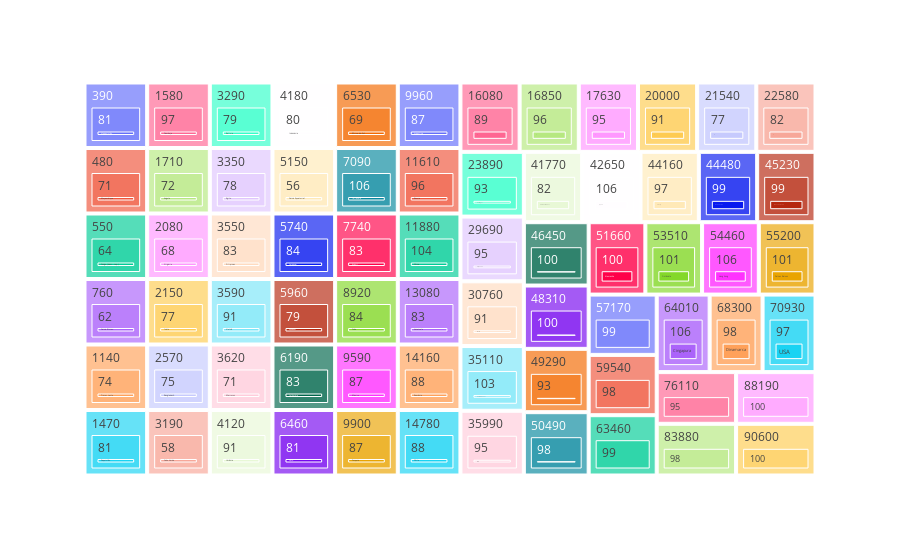

This figure's notebook cell:
### Code cell
# Criando um mapa interativo entre renda, qi e País
grafico = px.treemap(base_qi, path=['RENDA_ANUAL(USD)', 'QI', 'PAIS'])
grafico.show()

### Figure 1 — Plotly figure (JSON) as saved in the notebook; plotly's stock layout.template omitted (floating-point values rounded to 4 significant figures; data arrays with more than 128 entries replaced by an {"elided": "..."} marker saying what was removed)
{"data": [{"branchvalues": "total", "domain": {"x": [0, 1], "y": [0, 1]}, "hovertemplate": "labels=%{label}<br>count=%{value}<br>parent=%{parent}<br>id=%{id}<extra></extra>", "ids": {"elided": "210 str values"}, "labels": {"elided": "210 str values"}, "name": "", "parents": {"elided": "210 str values"}, "type": "treemap", "values": {"elided": "210 int values"}}], "layout": {"legend": {"tracegroupgap": 0}, "margin": {"t": 60}}}
